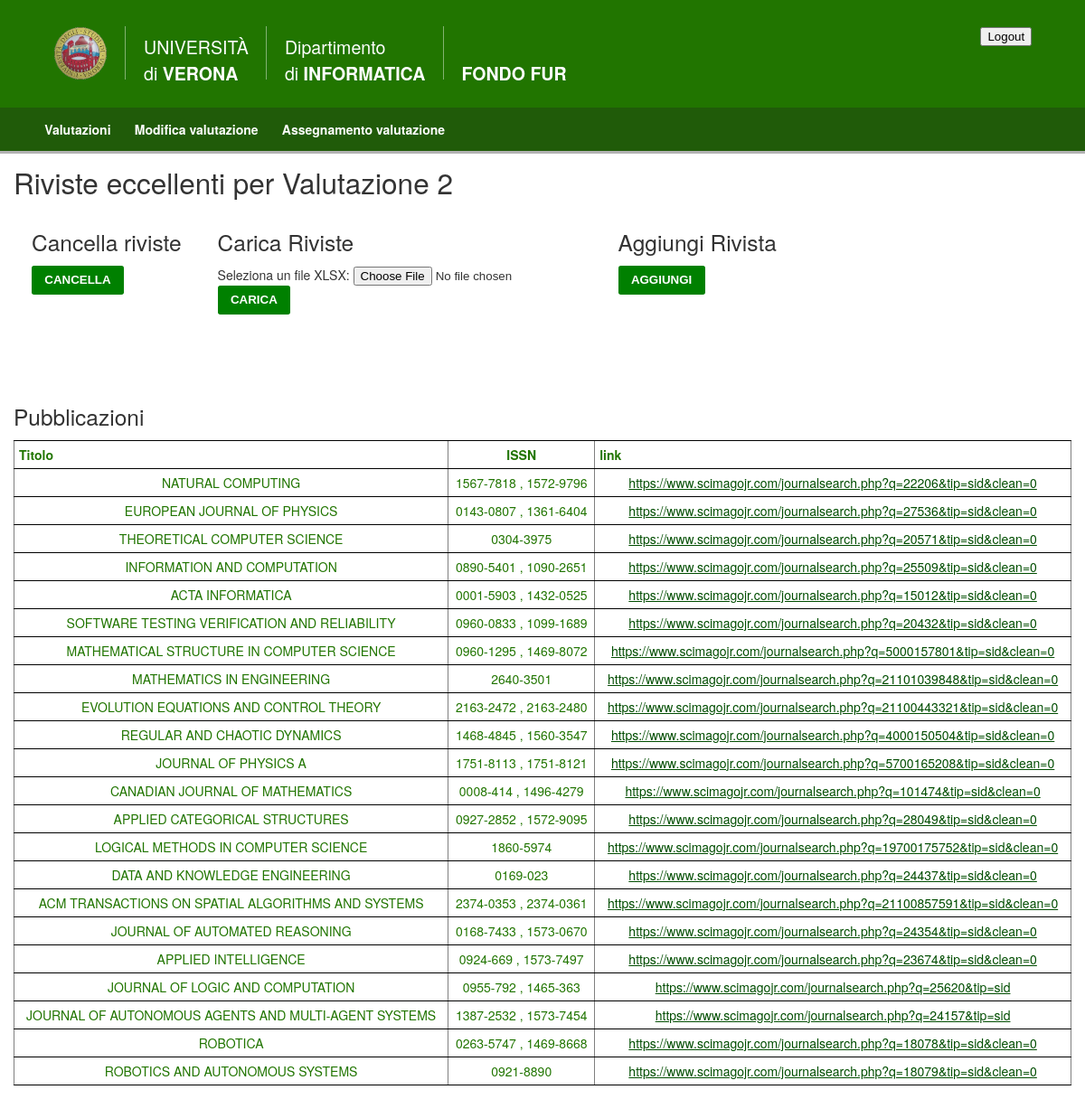
The page /riviste_eccellenti/Valutazione 2/ (signed in) on the database its author committed.
### caricamentoDati/models.py (models this page shows, shortened)
class Valutazione(models.Model):
    STATUS_CHOICES = (
        ('Vuota', 'Vuota'),
        ('Pubblicazioni caricate', 'Pubblicazioni caricate'),
        ('Assegnamento calcolato', 'Assegnamento calcolato'),
        ('Assegnamento completato', 'Assegnamento completato'),
        ('Chiusa', 'Chiusa'),
    )
    nome = models.CharField(max_length=100, primary_key=True)
    anno = models.IntegerField(validators=[MinValueValidator(
        1000), MaxValueValidator(9999)], default=datetime.date.today().year)
    dataCaricamento = models.DateField(
        blank=True, null=True, verbose_name="data di caricamento")
    status = models.CharField(
        max_length=50, choices=STATUS_CHOICES, default='Vuota')
    numeroPubblicazioni = models.PositiveIntegerField(
        validators=[MinValueValidator(1)], default=3, verbose_name="numero di pubblicazioni da selezionare")
    dataCaricamentoPubblicazioni = models.DateField(
        blank=True, null=True, verbose_name="data di caricamento delle pubblicazioni")
    class Meta:
        verbose_name_plural = "Valutazioni"

class RivistaEccellente(models.Model):
    class Meta:
        unique_together = (('valutazione', 'nome'),)
    valutazione = models.ForeignKey(
        Valutazione, on_delete=models.CASCADE, default='_')
    issn1 = models.CharField(max_length=30, null=True, blank=True)
    issn2 = models.CharField(max_length=30, null=True, blank=True)
    nome = models.CharField(max_length=60)
    link = models.CharField(max_length=200, blank=False,
                            null=False, default='_')
    class Meta:
        verbose_name_plural = "Riviste Eccellenti"

### caricamentoDati/views.py (the view)
# urls.py: re_path('^riviste_eccellenti/(?P<valutazione_nome>.*)/$',
def riviste_eccellenti(request, valutazione_nome):
    valutazione = Valutazione.objects.get(nome=valutazione_nome)
    riviste = RivistaEccellente.objects.filter(valutazione=valutazione)
    context = {
        'valutazione': valutazione,
        'riviste': riviste
    }
    return render(request, 'caricamentoDati/riviste_eccellenti.html', context)

### caricamentoDati/templates/caricamentoDati/riviste_eccellenti.html (shortened to what this page needs)
{% extends 'base.html' %}
{% block content %}
<div class="main">
        <h1>Riviste eccellenti per {{ valutazione.nome }}</h1>
        <div style="display: flex;">
          <div style="padding: 20px;">
            <h2>Cancella riviste</h2>
            <form method="post" action="{% url 'cancella_riviste' valutazione.nome %}">
              <button class="btn" type="submit">Cancella</button>
            </form>
          </div>
          <div style="padding: 20px;">
            <h2>Carica Riviste</h2>
            <form method="post" enctype="multipart/form-data" action="{% url 'carica_riviste' valutazione_nome=valutazione.nome %}">
              <label for="filename">Seleziona un file XLSX:</label>
              <input type="file" name="filename" id="filename" />
              <br/>
              <button class="btn" type="submit">Carica</button>
            </form>
          </div>
          <div style="padding: 20px;">
            <h2>Aggiungi Rivista</h2>
            <button class="btn">Aggiungi</button>
          </div>
        </div>
        <div style="padding-top: 80px;">
                {% if riviste %}
                  <h2>Pubblicazioni</h2>
                  <table style="text-align: left; width: 100%;" border="1" cellpadding="2" cellspacing="2">
                    <tr>
                      <td style="vertical-align: top; text-align: left;">
                        <b>Titolo</b>
                      </td>
                      <td>
                        <b>ISSN</b>
                      </td>
                      <td style="vertical-align: top; text-align: left;">
                        <b>link</b>
                      </td>
                    </tr>
                    {% for rivista in riviste %}
                      <tr>
                        <td>{{ rivista.nome }}</td>
                        <td>{{ rivista.issn1 }} {% if rivista.issn2 %}, {{ rivista.issn2 }}{%endif%}</td>
                        <td><a href="{{ rivista.link }}">{{ rivista.link }}</a></td>
                      </tr>
                    {% endfor %}
                  </table>
                {% else %}
                  <p>Non ci sono pubblicazioni disponibili.</p>
                {% endif %}
              </div>
</div>
{% endblock %}

### caricamentoDati/static/styles.css (style rules this page uses)
body { margin: 0; padding: 0; color: #333; text-align: justify; background-color: #eee; font: .875em "Helvetica Neue", Helvetica, Arial, Geneva, sans-serif; }
h1, h2, h3, h4, h5, h6 { margin: 0 0 .5em; font-weight: 500; line-height: 1.1; }
h1 { font-size: 2.25em; }
h2 { font-size: 1.75em; }
table { border-spacing: 0; border-collapse: collapse; border-top: 1px solid #000; background: #FFFFFF; }
td { min-width: 100px; color: #217500; padding: 5px; border-bottom: 1px solid #000; text-align: -webkit-center; }
a:link { color: #004d00; }
.main { background-color: #fff; padding: 15px; }
.btn { color: #fff !important; background-color: #008000; display: inline-block; padding: .5em 1em; margin-bottom: 0; line-height: 1.2; white-space: nowrap; vertical-align: middle; cursor: pointer; border: 1px solid transparent; border-radius: .2em; text-decoration: none; text-transform: uppercase; font-weight: bold; }

### rows shown on the page
Valutazione: nome "Valutazione 2"
RivistaEccellente: nome "NATURAL COMPUTING", issn1 "1567-7818", issn2 "1572-9796", link "https://www.scimagojr.com/journalsearch.php?q=22206&tip=sid&clean=0"
RivistaEccellente: nome "EUROPEAN JOURNAL OF PHYSICS", issn1 "0143-0807", issn2 "1361-6404", link "https://www.scimagojr.com/journalsearch.php?q=27536&tip=sid&clean=0"
RivistaEccellente: nome "THEORETICAL COMPUTER SCIENCE", issn1 "0304-3975", link "https://www.scimagojr.com/journalsearch.php?q=20571&tip=sid&clean=0"
RivistaEccellente: nome "INFORMATION AND COMPUTATION", issn1 "0890-5401", issn2 "1090-2651", link "https://www.scimagojr.com/journalsearch.php?q=25509&tip=sid&clean=0"
RivistaEccellente: nome "ACTA INFORMATICA", issn1 "0001-5903", issn2 "1432-0525", link "https://www.scimagojr.com/journalsearch.php?q=15012&tip=sid&clean=0"
RivistaEccellente: nome "SOFTWARE TESTING VERIFICATION AND RELIABILITY", issn1 "0960-0833", issn2 "1099-1689", link "https://www.scimagojr.com/journalsearch.php?q=20432&tip=sid&clean=0"
RivistaEccellente: nome "MATHEMATICAL STRUCTURE IN COMPUTER SCIENCE", issn1 "0960-1295", issn2 "1469-8072", link "https://www.scimagojr.com/journalsearch.php?q=5000157801&tip=sid&clean=0"
RivistaEccellente: nome "MATHEMATICS IN ENGINEERING", issn1 "2640-3501", link "https://www.scimagojr.com/journalsearch.php?q=21101039848&tip=sid&clean=0"
RivistaEccellente: nome "EVOLUTION EQUATIONS AND CONTROL THEORY", issn1 "2163-2472", issn2 "2163-2480", link "https://www.scimagojr.com/journalsearch.php?q=21100443321&tip=sid&clean=0"
RivistaEccellente: nome "REGULAR AND CHAOTIC DYNAMICS", issn1 "1468-4845", issn2 "1560-3547", link "https://www.scimagojr.com/journalsearch.php?q=4000150504&tip=sid&clean=0"
RivistaEccellente: nome "JOURNAL OF PHYSICS A", issn1 "1751-8113", issn2 "1751-8121", link "https://www.scimagojr.com/journalsearch.php?q=5700165208&tip=sid&clean=0"
RivistaEccellente: nome "CANADIAN JOURNAL OF MATHEMATICS", issn1 "0008-414", issn2 "1496-4279", link "https://www.scimagojr.com/journalsearch.php?q=101474&tip=sid&clean=0"
RivistaEccellente: nome "APPLIED CATEGORICAL STRUCTURES", issn1 "0927-2852", issn2 "1572-9095", link "https://www.scimagojr.com/journalsearch.php?q=28049&tip=sid&clean=0"
RivistaEccellente: nome "LOGICAL METHODS IN COMPUTER SCIENCE", issn1 "1860-5974", link "https://www.scimagojr.com/journalsearch.php?q=19700175752&tip=sid&clean=0"
RivistaEccellente: nome "DATA AND KNOWLEDGE ENGINEERING", issn1 "0169-023", link "https://www.scimagojr.com/journalsearch.php?q=24437&tip=sid&clean=0"
RivistaEccellente: nome "ACM TRANSACTIONS ON SPATIAL ALGORITHMS AND SYSTEMS", issn1 "2374-0353", issn2 "2374-0361", link "https://www.scimagojr.com/journalsearch.php?q=21100857591&tip=sid&clean=0"
RivistaEccellente: nome "JOURNAL OF AUTOMATED REASONING", issn1 "0168-7433", issn2 "1573-0670", link "https://www.scimagojr.com/journalsearch.php?q=24354&tip=sid&clean=0"
RivistaEccellente: nome "APPLIED INTELLIGENCE", issn1 "0924-669", issn2 "1573-7497", link "https://www.scimagojr.com/journalsearch.php?q=23674&tip=sid&clean=0"
RivistaEccellente: nome "JOURNAL OF LOGIC AND COMPUTATION", issn1 "0955-792", issn2 "1465-363", link "https://www.scimagojr.com/journalsearch.php?q=25620&tip=sid"
RivistaEccellente: nome "JOURNAL OF AUTONOMOUS AGENTS AND MULTI-AGENT SYSTEMS", issn1 "1387-2532", issn2 "1573-7454", link "https://www.scimagojr.com/journalsearch.php?q=24157&tip=sid"
RivistaEccellente: nome "ROBOTICA", issn1 "0263-5747", issn2 "1469-8668", link "https://www.scimagojr.com/journalsearch.php?q=18078&tip=sid&clean=0"
RivistaEccellente: nome "ROBOTICS AND AUTONOMOUS SYSTEMS", issn1 "0921-8890", link "https://www.scimagojr.com/journalsearch.php?q=18079&tip=sid&clean=0"
